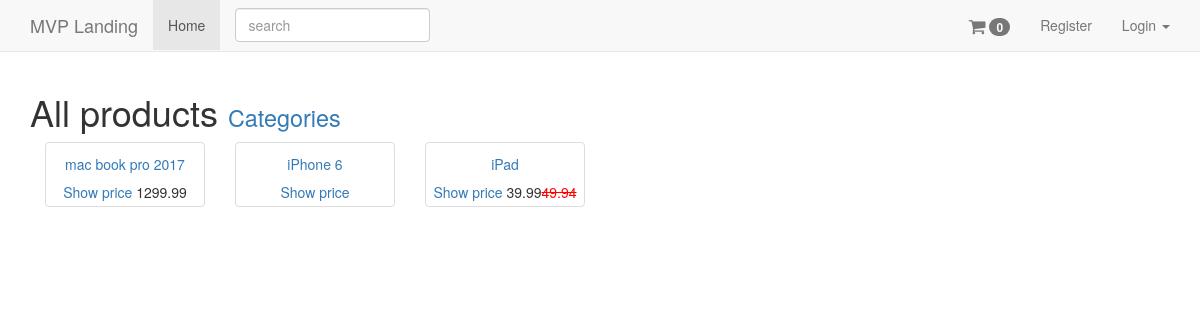
The app's page /products/, older data.
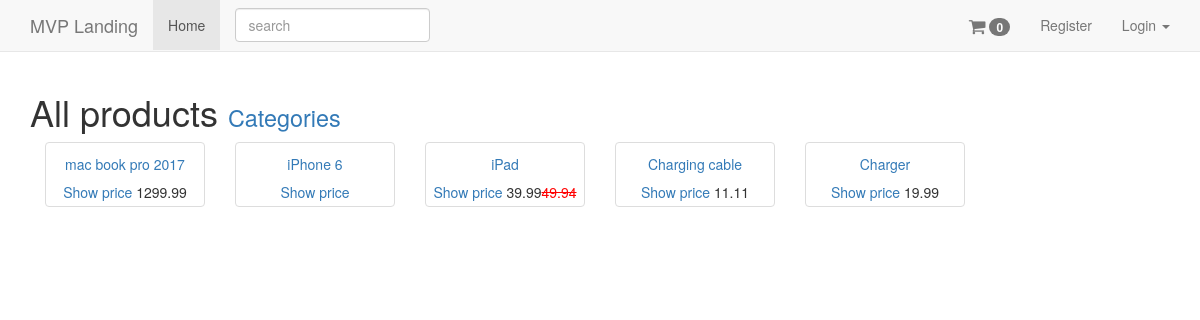
The same page, newer data.
### products/models.py (models this page shows, shortened)
class Product(models.Model):
	title = models.CharField(max_length=120)
	description = models.TextField(blank=True, null=True)
	price = models.DecimalField(decimal_places=2, max_digits=20)
	active = models.BooleanField(default=True)
	categories = models.ManyToManyField('Category', blank=True)
	default = models.ForeignKey('Category', related_name="default_category", null=True, blank=True)
	objects = ProductManager()
	class Meta:
		ordering = ["-title"]
	def __str__(self):
		return self.title
	def get_absolute_url(self):
		return reverse("product_detail", kwargs={"pk": self.pk})
	def get_image_url(self):
		img = self.productimage_set.first()
		if img:
			return img.image.url
		return img

class Variation(models.Model):
	product = models.ForeignKey(Product)
	title = models.CharField(max_length=120)
	price = models.DecimalField(decimal_places=2, max_digits=20)
	sale_price = models.DecimalField(decimal_places=2, max_digits=20, null=True, blank=True)
	active = models.BooleanField(default=True)
	inventory = models.IntegerField(null=True, blank=True) # refer - 1 = unlimited amount
	def get_html_price(self):
		if self.sale_price is not None:
			html_text = "<span class='sale-price'>{}</span><span class='original-price'>{}</span>".format(self.sale_price, self.price)
		else:
			html_text = "<span class='price'>{}</span>".format(self.price)
		return mark_safe(html_text)

### products/views.py (the view, shortened to what this page needs)
class ProductListView(ListView):
	model = Product
	def get_context_data(self, *args, **kwargs):
		context = super().get_context_data()
		print(context)
		context["now"] = timezone.now
		context["query"] = self.request.GET.get("q")
		return context
	def get_queryset(self, *args, **kwargs):
		qs = super().get_queryset(*args, **kwargs)
		query = self.request.GET.get("q")
		return qs

### products/models.py (called while the page is built)
	def active(self):
		return self.filter(active=True)

	def get_queryset(self):
		return ProductQuerySet(self.model, using=self._db)

	def all(self):
		return self.get_queryset().active()

### products/templates/products/product_list.html
{% extends 'base.html' %} {% block content %}
<br>
<h1>All products <small><a href="{% url 'categories' %}">Categories</a></small></h1>
{% include 'products/products.html' with object_list=object_list %}
{% endblock %}

### products/templates/products/products.html
 {% for object in object_list %}
<div class="col-xs-2 {{ col_class_set }}">
    {% include 'products/product_thumbnail.html' with object=object price="True" %}
</div>
{% endfor %}

### products/templates/products/product_thumbnail.html (shortened to what this page needs)
<div class="thumbnail text-center">
    <h5><a href="{{ object.get_absolute_url }}">{{ object.title }}</a></h5>
    {% if price == "True" %}
    	<a href="">Show price</a>
    	{{ object.variation_set.first.get_html_price }}
    {% endif %}
</div>

Row changes from the older to the newer data that the page shows:
now on this page (row edited): Product: title "Charging cable", variation_set.first.get_html_price "11.11"
added Product: title "Charger", variation_set.first.get_html_price "19.99"
